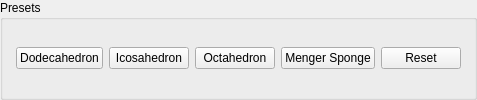
    <widget class="QGroupBox" name="groupBox_2">
     <property name="title">
      <string>Presets</string>
     </property>
     <layout class="QVBoxLayout" name="verticalLayout_5">
      <item>
       <layout class="QHBoxLayout" name="horizontalLayout">
        <property name="leftMargin">
         <number>2</number>
        </property>
        <property name="topMargin">
         <number>2</number>
        </property>
        <property name="rightMargin">
         <number>2</number>
        </property>
        <property name="bottomMargin">
         <number>3</number>
        </property>
        <item>
         <widget class="QPushButton" name="pushButton_preset_dodecahedron">
          <property name="text">
           <string>Dodecahedron</string>
          </property>
         </widget>
        </item>
        <item>
         <widget class="QPushButton" name="pushButton_preset_icosahedron">
          <property name="text">
           <string>Icosahedron</string>
          </property>
         </widget>
        </item>
        <item>
         <widget class="QPushButton" name="pushButton_preset_octahedron">
          <property name="text">
           <string>Octahedron</string>
          </property>
         </widget>
        </item>
        <item>
         <widget class="QPushButton" name="pushButton_preset_menger_sponge">
          <property name="text">
           <string>Menger Sponge</string>
          </property>
         </widget>
        </item>
        <item>
         <widget class="QPushButton" name="pushButton_preset_reset">
          <property name="text">
           <string>Reset</string>
          </property>
         </widget>
        </item>
       </layout>
      </item>
     </layout>
    </widget>
